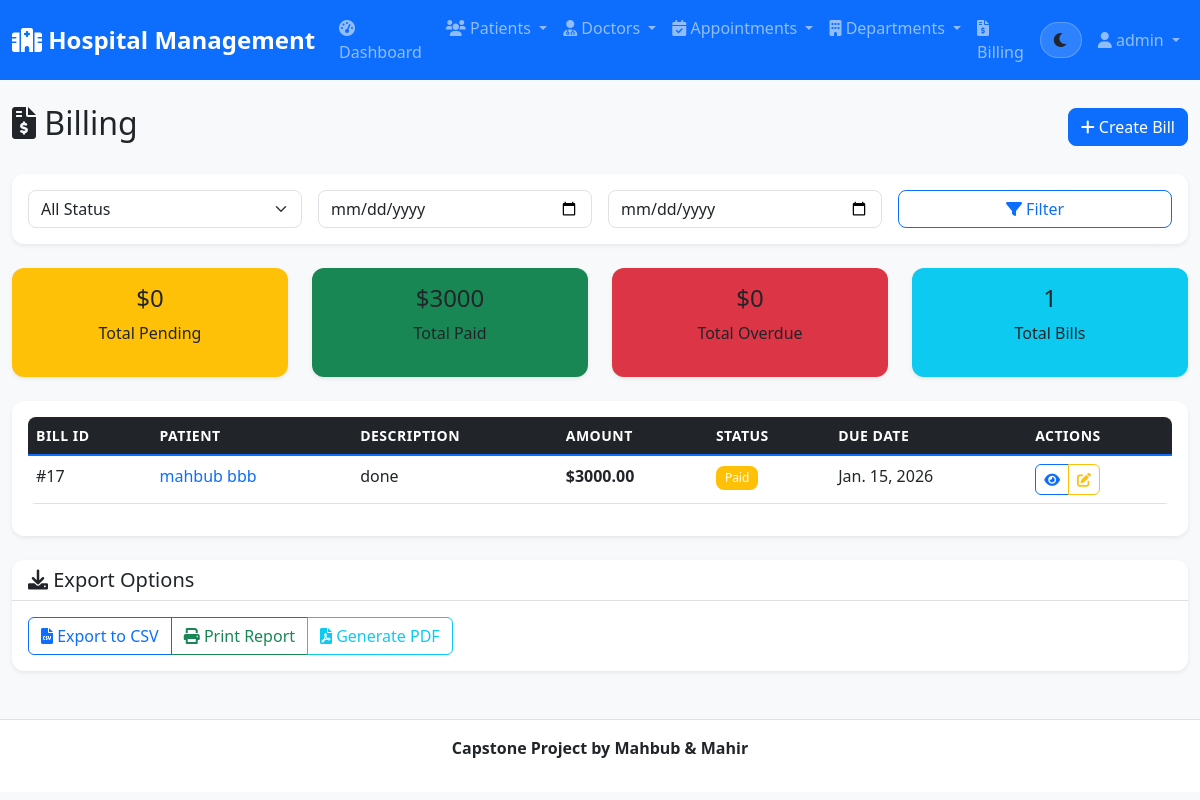
/billing/ (signed in), run on an earlier commit of the app's database.
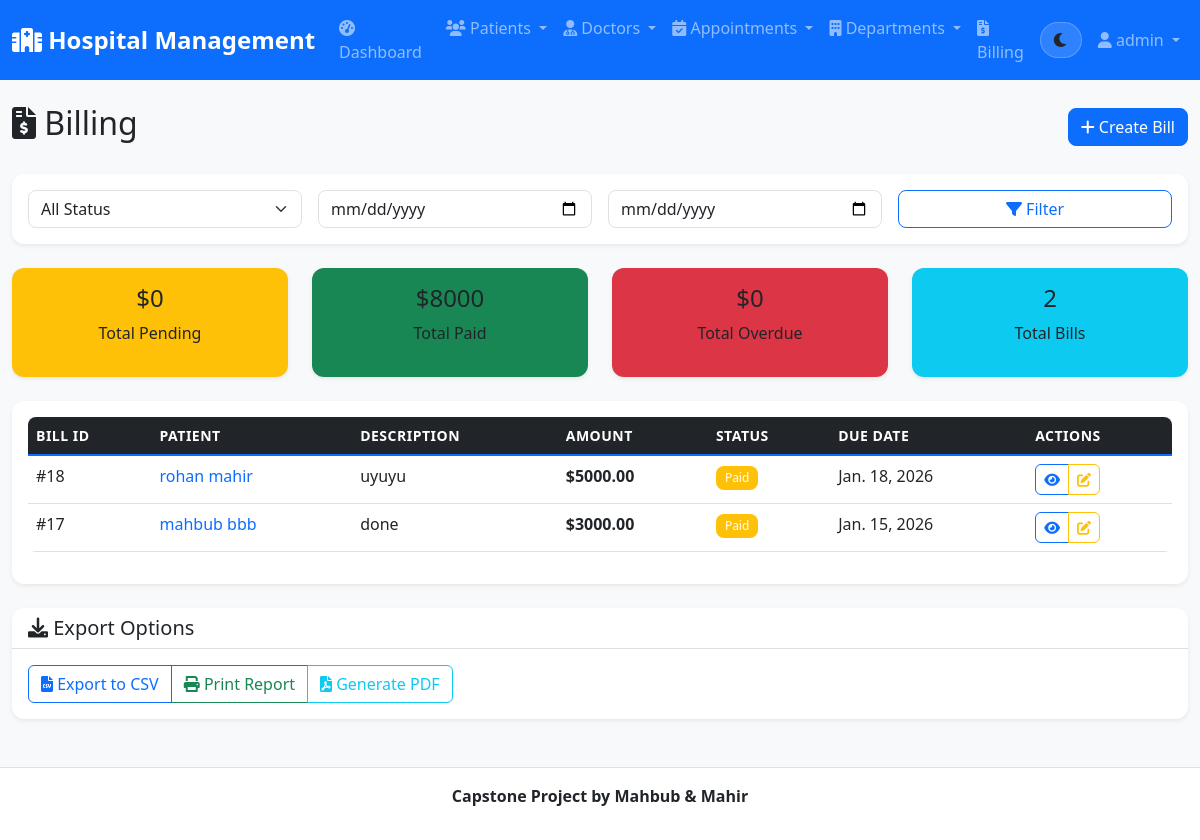
And on a later commit of the database.
### hospital_app/models.py (models this page shows, shortened)
class Billing(models.Model):
    STATUS_CHOICES = [
        ('pending', 'Pending'),
        ('paid', 'Paid'),
        ('overdue', 'Overdue'),
        ('cancelled', 'Cancelled'),
    ]
    patient = models.ForeignKey(Patient, on_delete=models.CASCADE, related_name='bills')
    appointment = models.ForeignKey(Appointment, on_delete=models.CASCADE, related_name='bills', null=True, blank=True)
    description = models.CharField(max_length=200)
    amount = models.DecimalField(max_digits=10, decimal_places=2)
    status = models.CharField(max_length=20, choices=STATUS_CHOICES, default='pending')
    due_date = models.DateField()
    paid_date = models.DateField(null=True, blank=True)
    created_at = models.DateTimeField(auto_now_add=True)
    updated_at = models.DateTimeField(auto_now=True)

class Patient(models.Model):
    GENDER_CHOICES = [
        ('M', 'Male'),
        ('F', 'Female'),
        ('O', 'Other'),
    ]
    BLOOD_TYPE_CHOICES = [
        ('A+', 'A+'),
        ('A-', 'A-'),
        ('B+', 'B+'),
        ('B-', 'B-'),
        ('AB+', 'AB+'),
        ('AB-', 'AB-'),
        ('O+', 'O+'),
        ('O-', 'O-'),
    ]
    first_name = models.CharField(max_length=50)
    last_name = models.CharField(max_length=50)
    email = models.EmailField(unique=True)
    phone = models.CharField(max_length=20)
    date_of_birth = models.DateField()
    gender = models.CharField(max_length=1, choices=GENDER_CHOICES)
    blood_type = models.CharField(max_length=3, choices=BLOOD_TYPE_CHOICES)
    address = models.TextField()
    emergency_contact = models.CharField(max_length=100)
    emergency_phone = models.CharField(max_length=20)
    medical_history = models.TextField(blank=True)
    allergies = models.TextField(blank=True)
    created_at = models.DateTimeField(auto_now_add=True)
    updated_at = models.DateTimeField(auto_now=True)
    @property
    def full_name(self):
        return f"{self.first_name} {self.last_name}"

### hospital_app/views.py (the view)
# urls.py: path('billing/', views.billing_list, name='billing_list'),
@login_required
def billing_list(request):
    bills = _get_filtered_bills(request)
    total_pending = bills.filter(status='pending').aggregate(total=Sum('amount'))['total'] or 0
    total_paid = bills.filter(status='paid').aggregate(total=Sum('amount'))['total'] or 0
    total_overdue = bills.filter(status='overdue').aggregate(total=Sum('amount'))['total'] or 0
    return render(request, 'hospital/billing_list.html', {
        'bills': bills,
        'total_pending': total_pending,
        'total_paid': total_paid,
        'total_overdue': total_overdue
    })

### hospital_app/views.py (called while the page is built)
def _get_filtered_bills(request):
    bills = Billing.objects.select_related('patient').all().order_by('-created_at')
    status = request.GET.get('status')
    if status:
        bills = bills.filter(status=status)
    date_from = request.GET.get('date_from')
    if date_from:
        bills = bills.filter(created_at__date__gte=date_from)
    date_to = request.GET.get('date_to')
    if date_to:
        bills = bills.filter(created_at__date__lte=date_to)
    return bills

### hospital/templates/hospital/billing_list.html (shortened to what the changed rows need)
{% extends 'base.html' %}
{% block content %}
<div class="d-flex justify-content-between align-items-center mb-4">
    <h2><i class="fas fa-file-invoice-dollar"></i> Billing</h2>
</div>
<div class="row mb-4">
    <div class="col-md-3">
        <div class="card bg-success text-white">
            <div class="card-body text-center">
                <h4>${{ total_paid|default:0 }}</h4>
                <p>Total Paid</p>
            </div>
        </div>
    </div>
    <div class="col-md-3">
        <div class="card bg-info text-white">
            <div class="card-body text-center">
                <h4>{{ bills.count }}</h4>
                <p>Total Bills</p>
            </div>
        </div>
    </div>
</div>
<div class="card">
    <div class="card-body">
        {% if bills %}
        <div class="table-responsive">
            <table id="billingTable" class="table table-hover">
                <thead class="table-dark">
                    <tr>
                        <th>Bill ID</th>
                        <th>Patient</th>
                        <th>Description</th>
                        <th>Amount</th>
                        <th>Status</th>
                        <th>Due Date</th>
                        <th>Actions</th>
                    </tr>
                </thead>
                <tbody>
                    {% for bill in bills %}
                    <tr>
                        <td>#{{ bill.id }}</td>
                        <td>
                            <a href="{% url 'patient_detail' bill.patient.pk %}" class="text-decoration-none">
                                {{ bill.patient.full_name }}
                            </a>
                        </td>
                        <td>{{ bill.description }}</td>
                        <td><strong>${{ bill.amount }}</strong></td>
                        <td>
                            <span class="badge bg-{{ bill.status|yesno:'warning,success,danger,secondary' }}">
                                {{ bill.get_status_display }}
                            </span>
                        </td>
                        <td>
                            <span class="{% if bill.is_overdue %}text-danger{% endif %}">
                                {{ bill.due_date }}
                            </span>
                        </td>
                        <td>
                            <div class="btn-group" role="group">
                                <a href="#" class="btn btn-sm btn-outline-primary" title="View Details">
                                    <i class="fas fa-eye"></i>
                                </a>
                                <a href="{% url 'billing_update' bill.pk %}" class="btn btn-sm btn-outline-warning" title="Edit">
                                    <i class="fas fa-edit"></i>
                                </a>
                            </div>
                        </td>
                    </tr>
                    {% endfor %}
                </tbody>
            </table>
        </div>
        {% endif %}
    </div>
</div>
{% endblock %}

What changed in the data, as far as the page shows it:
added Billing: id "18", patient.full_name "rohan mahir", description "uyuyu", amount "5000.00", status "Paid", due_date "Jan. 18, 2026"
Also different on the page:
{{ total_paid|default:0 }}: "3000" → "8000"
{{ bills.count }}: "1" → "2"
